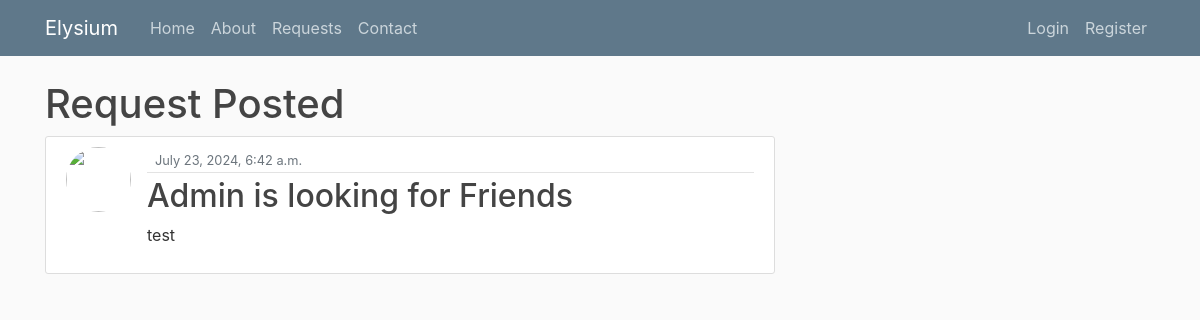
The app's page /requests/15 with its own data.
### itreporting/models.py (models this page shows, shortened)
class Request(models.Model):
    type = models.CharField(max_length = 100 , choices = [('Friends', 'Friends'), ('Players', 'Players')])
    game = models.CharField(max_length = 100 , choices = [('N/A', 'N/A'), ('Dota2', 'Dota2'), ('Counter-Strike 2', 'Counter-Strike 2'), ('Valorant', 'Valorant')])
    details = models.TextField()
    date_submitted = models.DateTimeField(default = timezone.now)
    author = models.ForeignKey(User, related_name = 'requests',
    on_delete = models.CASCADE)

### itreporting/views.py (the view)
# urls.py: path('requests/<int:pk>', PostDetailView.as_view(), name = 'request-detail'),
class PostDetailView(DetailView):
    model = Request

### itreporting/templates/itreporting/request_detail.html (shortened to what this page needs)
{% extends "itreporting/base.html" %}
{% block content %}
<h1>Request Posted</h1>
<article class="media content-section">
    <img class="rounded-circle article-img" src="{{object.author.profile.image.url }}" />
    <div class="media-body">
        <div class="article-metadata">
            <small class="text-muted">{{ object.date_submitted}}</small>
        </div>
        <h2 class="article-title">{{ object.author }} is looking for {{object.type}}</h2>
        <p class="article-content">{{ object.details }}</p>
    </div>
</article>
{% endblock content %}

### itreporting/static/css/styles.css (style rules this page uses)
html { position: relative; min-height: 100%; }
body { background: #fafafa; color: #333333; margin-top: 5rem; margin-bottom: 50px; }
h1, h2, h3, h4, h5, h6 { color: #444444; }
.content-section { background: #ffffff; padding: 10px 20px; border: 1px solid #dddddd; border-radius: 3px; margin-bottom: 20px; }
.article-title { color: #444444; }
.article-content { white-space: pre-line; }
.article-img { height: 65px; width: 65px; margin-right: 16px; }
.article-metadata { padding-bottom: 1px; margin-bottom: 4px; border-bottom: 1px solid #e3e3e3 }

### records on screen
Request: date_submitted "July 23, 2024, 6:42 a.m.", author "Admin", type "Friends", details "test"
